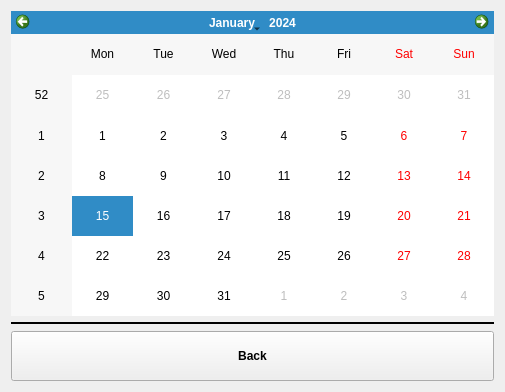
<?xml version="1.0" encoding="UTF-8"?>
<ui version="4.0">
 <class>calendarApp</class>
 <widget class="QWidget" name="calendarApp">
  <property name="geometry">
   <rect>
    <x>0</x>
    <y>0</y>
    <width>505</width>
    <height>392</height>
   </rect>
  </property>
  <property name="windowTitle">
   <string>Form</string>
  </property>
  <layout class="QVBoxLayout" name="verticalLayout">
   <item>
    <layout class="QGridLayout" name="gridLayout">
     <item row="0" column="0">
      <widget class="QCalendarWidget" name="calendarWidget"/>
     </item>
     <item row="2" column="0">
      <widget class="QPushButton" name="backBtn">
       <property name="font">
        <font>
         <weight>75</weight>
         <bold>true</bold>
        </font>
       </property>
       <property name="text">
        <string>
Back
</string>
       </property>
      </widget>
     </item>
     <item row="1" column="0">
      <widget class="Line" name="line">
       <property name="frameShadow">
        <enum>QFrame::Plain</enum>
       </property>
       <property name="lineWidth">
        <number>2</number>
       </property>
       <property name="orientation">
        <enum>Qt::Horizontal</enum>
       </property>
      </widget>
     </item>
    </layout>
   </item>
  </layout>
 </widget>
 <resources/>
 <connections/>
</ui>
